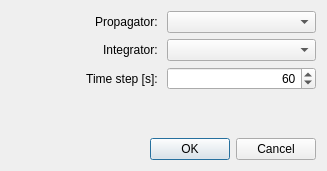
<?xml version="1.0" encoding="UTF-8"?>
<ui version="4.0">
 <class>TrajectoryPropagationDialog</class>
 <widget class="QDialog" name="TrajectoryPropagationDialog">
  <property name="geometry">
   <rect>
    <x>0</x>
    <y>0</y>
    <width>327</width>
    <height>171</height>
   </rect>
  </property>
  <property name="windowTitle">
   <string>Trajectory Propagation</string>
  </property>
  <layout class="QVBoxLayout" name="verticalLayout">
   <item>
    <layout class="QGridLayout" name="gridLayout">
     <item row="0" column="0">
      <widget class="QLabel" name="label">
       <property name="text">
        <string>Propagator: </string>
       </property>
       <property name="alignment">
        <set>Qt::AlignRight|Qt::AlignTrailing|Qt::AlignVCenter</set>
       </property>
      </widget>
     </item>
     <item row="0" column="1">
      <widget class="QComboBox" name="propagatorCombo"/>
     </item>
     <item row="1" column="0">
      <widget class="QLabel" name="label_2">
       <property name="text">
        <string>Integrator: </string>
       </property>
       <property name="alignment">
        <set>Qt::AlignRight|Qt::AlignTrailing|Qt::AlignVCenter</set>
       </property>
      </widget>
     </item>
     <item row="1" column="1">
      <widget class="QComboBox" name="integratorCombo"/>
     </item>
     <item row="2" column="0">
      <widget class="QLabel" name="label_3">
       <property name="text">
        <string>Time step [s]: </string>
       </property>
       <property name="alignment">
        <set>Qt::AlignRight|Qt::AlignTrailing|Qt::AlignVCenter</set>
       </property>
      </widget>
     </item>
     <item row="2" column="1">
      <widget class="QSpinBox" name="timeStepSpinBox">
       <property name="alignment">
        <set>Qt::AlignRight|Qt::AlignTrailing|Qt::AlignVCenter</set>
       </property>
       <property name="minimum">
        <number>1</number>
       </property>
       <property name="maximum">
        <number>100000</number>
       </property>
       <property name="value">
        <number>60</number>
       </property>
      </widget>
     </item>
    </layout>
   </item>
   <item>
    <spacer name="verticalSpacer">
     <property name="orientation">
      <enum>Qt::Vertical</enum>
     </property>
     <property name="sizeHint" stdset="0">
      <size>
       <width>20</width>
       <height>9</height>
      </size>
     </property>
    </spacer>
   </item>
   <item>
    <widget class="QDialogButtonBox" name="buttonBox">
     <property name="orientation">
      <enum>Qt::Horizontal</enum>
     </property>
     <property name="standardButtons">
      <set>QDialogButtonBox::Cancel|QDialogButtonBox::Ok</set>
     </property>
    </widget>
   </item>
  </layout>
 </widget>
 <resources/>
 <connections>
  <connection>
   <sender>buttonBox</sender>
   <signal>accepted()</signal>
   <receiver>TrajectoryPropagationDialog</receiver>
   <slot>accept()</slot>
   <hints>
    <hint type="sourcelabel">
     <x>248</x>
     <y>254</y>
    </hint>
    <hint type="destinationlabel">
     <x>157</x>
     <y>274</y>
    </hint>
   </hints>
  </connection>
  <connection>
   <sender>buttonBox</sender>
   <signal>rejected()</signal>
   <receiver>TrajectoryPropagationDialog</receiver>
   <slot>reject()</slot>
   <hints>
    <hint type="sourcelabel">
     <x>316</x>
     <y>260</y>
    </hint>
    <hint type="destinationlabel">
     <x>286</x>
     <y>274</y>
    </hint>
   </hints>
  </connection>
 </connections>
</ui>
